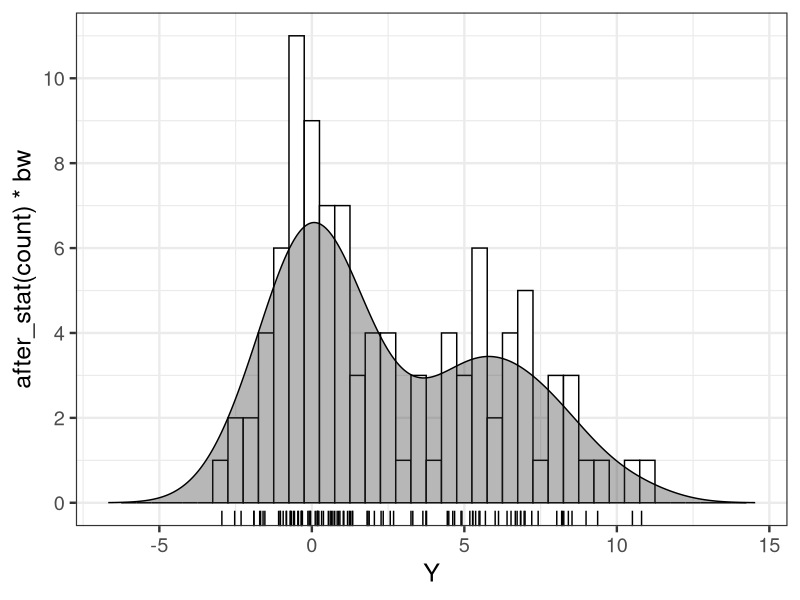

This chart was generated by the following R code:
library(ggplot2)

d <- read.csv(file='input/data-mix1.txt')
dens <- density(d$Y)

bw <- 0.5
p <- ggplot(data=d, aes(x=Y)) +
  theme_bw(base_size=18) +
  geom_histogram(binwidth=bw, colour='black', fill='white') +
  geom_density(aes(y=after_stat(count)*bw), alpha=0.35, colour='black', fill='gray20') +
  geom_rug(sides='b') +
  scale_y_continuous(breaks=seq(from=0, to=10, by=2)) +
  labs(x='Y') + xlim(range(dens$x))
ggsave(file='output/fig11-2.png', plot=p, dpi=300, w=4, h=3)
